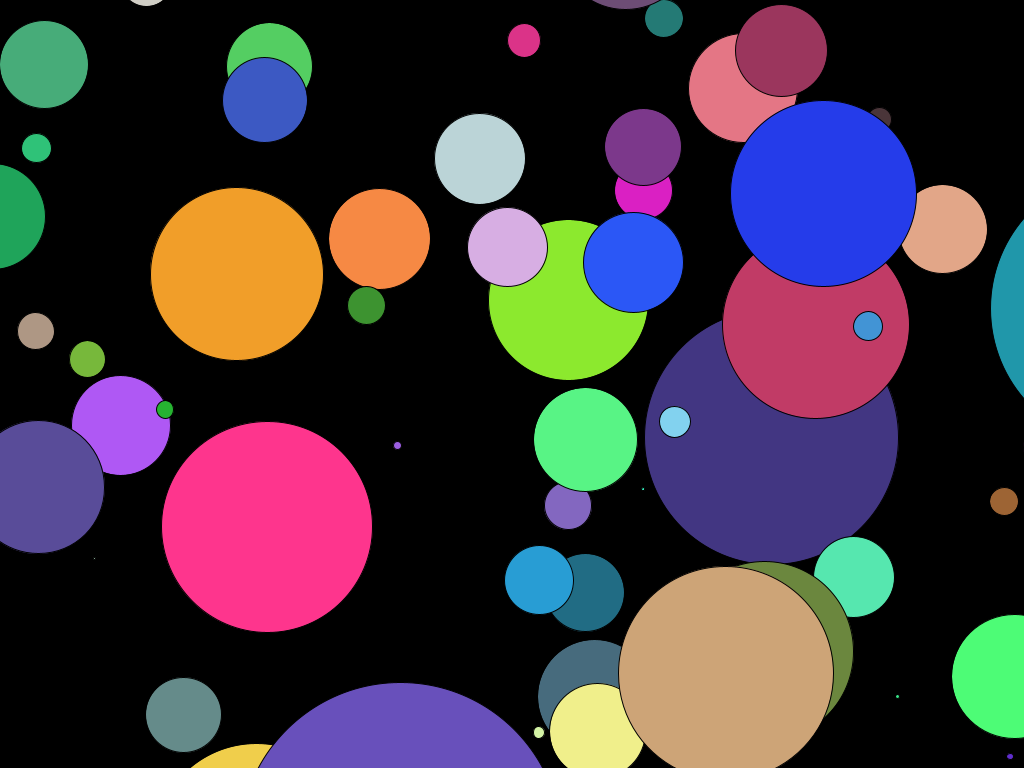
Frame 1 (no input)
Frame 60 (the mouse pressed at the canvas centre just before this capture): identical to frame 1, image omitted
Frame 120 (the mouse held since frame 60 and released just before this capture): identical to frame 1, image omitted

The Processing sketch that drew this single still picture (run headless with seeded random() and noise(); from frame 60 on, the mouse is pressed at the canvas centre):

// Processing sketch: print_100_circles
// ── print_100_circles.pde
/*

Goal: Create the smallest possible code to open a separate window, in which there are 100 circles of random sizes and colors.

Rules: All circles must be visible to the unassisted, naked eye, so in other words more than 2 pixels across, the background must be black, at least 5 different colors must be recognizable, and at all circles must fit within the window.

*/

color colbg;
int   numcircles;

void setup() {
  colbg = color(0);
  numcircles = 100;
  
  size(1024, 768);
  background(colbg);
  drawCircles(numcircles);
}

void draw() {
}

void drawCircles(int n) {
  for (int i = 0; i < n; i++) {
    color col = color(30 + random(225), 30 + random(225), 30 + random(225));
    float r = 100*randomGaussian() + 10;
    float x = randomGaussian()*width/2 + width/2;
    float y = randomGaussian()*height/2 + height/2;
    fill(col);
    circle(x, y, r);
  }
}

void keyPressed() {
  if (keyCode == LEFT) {
    numcircles -= 5;
  } else if (keyCode == RIGHT) {
    numcircles += 5;
  }
  
  if (key == ' ' || keyCode == LEFT || keyCode == RIGHT) {
    background(colbg);
    drawCircles(numcircles);
  }
}
